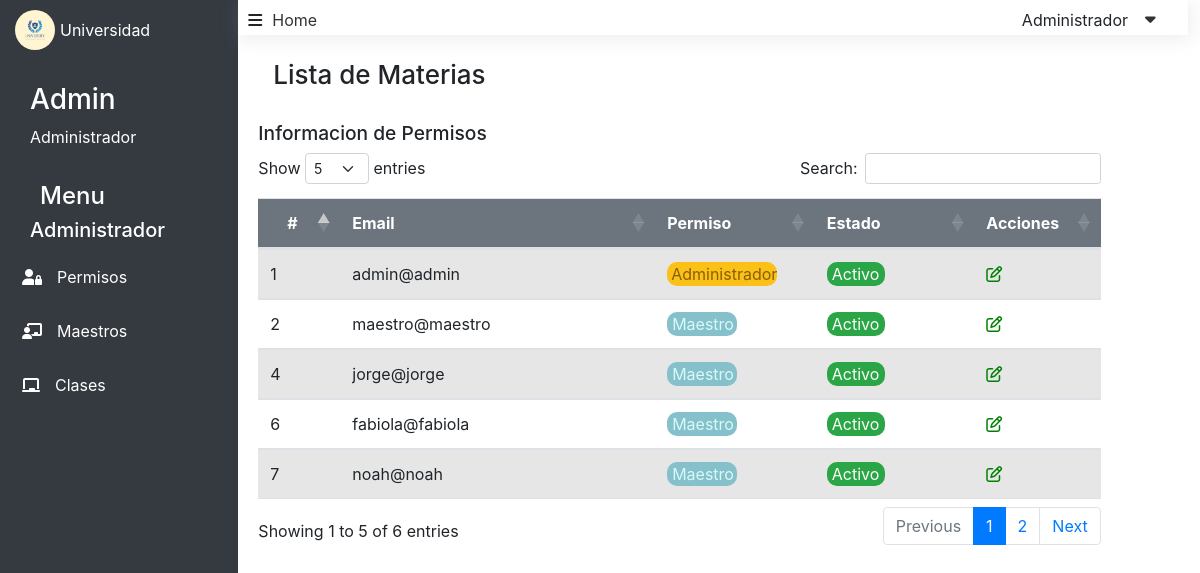
/index.php?controller=PermisosController&action=index (signed in), run on the app's committed database.
### tables this page shows
CREATE TABLE `usuarios` (
  `id` int(11) NOT NULL,
  `nombre` varchar(80) NOT NULL,
  `apellido` varchar(80) NOT NULL,
  `email` varchar(80) NOT NULL,
  `password` varchar(150) NOT NULL,
  `direccion` varchar(150) NOT NULL,
  `nacimiento` date NOT NULL,
  `rol_id` int(11) NOT NULL,
  `materia_id` int(11) DEFAULT NULL,
  `status` tinyint(4) NOT NULL DEFAULT 1
);

### Controllers/PermisosController.php (called while the page is built, shortened)
<?php
class PermisosController
{
    public function index()
    {
        $clientes = new Permisos;
        $data = $clientes->all();
        require_once $_SERVER['DOCUMENT_ROOT'] . '/Views/tablaPermisos.php';
    }
}

### Models/Database.php (called while the page is built, shortened)
<?php
class Database
{
    private $conn;
    public function __construct()
    {
        $this->hostname = HOST_NAME;
        $this->username = USER_NAME;
        $this->password = PASSWORD;
        $this->dbname = DB_NAME;
        $this->conn = new \PDO("mysql:host=$this->hostname;dbname=$this->dbname", $this->username, $this->password);
    }
    function getConn()
    {
        return $this->conn;
    }
}

### Models/Permisos.php (called while the page is built, shortened)
<?php
class Permisos
{
    private $conexion;
    public function __construct()
    {
        $database = new Database;
        $this->conexion = $database->getConn();
    }
    public function all()
    {
        $query = "SELECT * FROM `usuarios`";
        try {
            $stm = $this->conexion->prepare($query);
            $stm->execute();
            $rs = $stm->fetchAll(\PDO::FETCH_ASSOC);
            return $rs;
        } catch (\PDOException $e) {
            echo $e->getMessage();
        }
    }
}

### Views/tablaPermisos.php (the view, shortened to what this page needs)
<!DOCTYPE html>
<html lang="en">
<head>
    <link rel="stylesheet" href="https://cdn.jsdelivr.net/npm/bootstrap@5.2.2/dist/css/bootstrap.min.css">
    <link rel="stylesheet" href="https://cdn.datatables.net/1.12.1/css/dataTables.bootstrap5.min.css">
</head>
<body>
    <div class="container my-4">
        <div class="row">
            <div class="col-12">
                <h2 class="titulo">Lista de Materias</h2>
            </div>
        </div>
    </div>
    <div>
        <h2 class="subtitle">Informacion de Permisos</h2>
    </div>
    <div class="row">
        <div class="col-md-11">
            <table id="datatable_users" class="table table-striped">
                <thead class="bg-secondary text-white">
                    <tr>
                        <th class="text-center col-md-1">#</th>
                        <th class="col-md-4">Email</th>
                        <th class="col-md-2">Permiso</th>
                        <th class="col-md-2">Estado</th>
                        <th class="col-md-1">Acciones</th>
                    </tr>
                </thead>
                <tbody>
                    <?php foreach ($data as $usuario) : ?>
                        <tr>
                            <td><?= $usuario['id'] ?></td>
                            <td><?= $usuario['email'] ?></td>
                            <td><?php if (($usuario['rol_id'] == 1)) : ?>
                                    <div class="rolAdmin">
                                        <p>Administrador</p>
                                    </div>
                                <?php else : ?>
                                    <div class="rolMaestro">
                                        <p>Maestro</p>
                                    </div>
                                <?php endif ?>
                            </td>
                            <td><?php if (($usuario['status'] == 1)) : ?>
                                    <div class="activo">
                                        <p>Activo</p>
                                    </div>
                                <?php else : ?>
                                    <div class="inactivo">
                                        <p>Inactivo</p>
                                    </div>
                                <?php endif ?>
                            </td>
                            <td>
                                <link href="https://stackpath.bootstrapcdn.com/bootstrap/4.5.2/css/bootstrap.min.css" rel="stylesheet">
                                <a href="#" data-toggle="modal" data-target="#actualizarPermiso<?= $usuario['id'] ?>" class="fa-regular fa-pen-to-square" style="color: green;"></a>
                            </td>
                        </tr>
                    <?php endforeach; ?>
                </tbody>
            </table>
        </div>
    </div>
</body>
</html>

### Views/templates/header.php (shortened to what this page needs)
<?php
$user = '';
$titulo = '';
if ($userData['rol_id'] == 1) {
    $user = 'Administrador';
    $titulo = 'Admin';
} elseif ($userData['rol_id'] == 2) {
    $user = $userData['nombre'] . " " . $userData['apellido'];
    $titulo = 'Maestro';
}
?>
<!DOCTYPE html>
<html lang="en">
<head>
    <link rel="stylesheet" href="../../assets/styles/board.css">
</head>
<body>
    <div class="menu">
        <div class="dlogo">
            <img src="../assets/logo.jpg" class="logo" alt="">
            <p>Universidad</p>
        </div>
        <hr>
        <div class="role">
            <h3><?= $titulo ?></h3>
            <p><?= $user ?> </p>
        </div>
        <hr>
        <ul>
            <h4>Menu </h4>
            <h5 style="margin-left: 30px;"><?= $user ?></h5>
            <?php foreach ($menu as $key => $options) : ?>
                <li>
                    <i class="' . <?= $options['icon'] ?> . '"></i>
                    <a href="<?= $options['url'] ?>"><?= $key ?></a>
                </li>
            <?php endforeach; ?>
        </ul>
    </div>
    <section class="main">
        <nav>
            <div class="home">
                <i class="fa-solid fa-bars"></i>
                <a href="index.php?">Home</a>
            </div>
            <div class="rigth">
                <p><?= $user ?></p>
                <div class="dropdown">
                    <div class="contenidoDropDown">
                        <button class="dropbtn" onclick="toggleDropdown()"><i id="flecha" class="fa fa-caret-down"></i></button>
                    </div>
                </div>
            </div>
        </nav>

### index.php (shortened to what this page needs)
<?php
if (isset($_SESSION['userData'])) {
    $userData = $_SESSION['userData'];
    $maestro = ['Clases' => ['icon' => 'fas fa-graduation-cap', 'url' => 'index.php?controller=LoginMaestroController&action=index']];
    $admin = [
        'Permisos' => ['icon' => 'fas fa-user-lock', 'url' => 'index.php?controller=PermisosController&action=index'],
        'Maestros' => ['icon' => 'fas fa-chalkboard-user', 'url' => 'index.php?controller=MaestroController&action=index'],
        'Clases' => ['icon' => 'fas fa-chalkboard', 'url' => 'index.php?controller=MateriaController&action=index']
    ];
    if ($userData['rol_id'] === 1) {
        $menu = $admin;
    } else if ($userData['rol_id'] === 2) {
        $menu = $maestro;
    }
} else {
    echo 'error en datos de credenciales';
    header('location: ./Views/login.php');
}
require_once  $_SERVER['DOCUMENT_ROOT'] . '/Views/templates/header.php';
if (isset($_GET['action']) && isset($_GET['controller'])) {
    $controller = new $_GET['controller'];
    $controller->{$_GET['action']}();
} else {
    require_once './Views/dashboard.php';
}
require_once  $_SERVER['DOCUMENT_ROOT'] . '/Views/templates/footer.php';

### Views/templates/footer.php (shortened to what this page needs)
</body>
</html>

### assets/styles/board.css (style rules this page uses)
body { margin: 0; font-family: Arial, sans-serif; display: flex; background-color: #F5F6FA; }
.dlogo { display: flex; align-items: center; padding-left: 15px; padding-top: 10px; gap: 5px; }
hr { border: none; border-top: 1px solid grey; }
.logo { width: 40px; height: 40px; border-radius: 50%; }
.role { padding-left: 30px; }
.dlogo > p { margin-bottom: 0; }
.menu { background-color: #353A41; color: #fff; width: 300px; height: 100vh; box-shadow: 0px 0px 30px; }
ul>h4 { padding-left: 40px; }
.menu ul { list-style: none; padding: 0; display: flex; flex-direction: column; }
.menu li { padding: 10px 22px; display: flex; align-items: center; }
.menu a { color: #fff; text-decoration: none; display: block; padding: 5px 15px; }
section { width: 100%; padding: 0 20px; }
section nav { display: flex; justify-content: space-between; padding-top: 5px; margin-left: -20px; justify-self: auto; width: 103%; height: 35px; box-shadow: rgba(149, 157, 165, 0.2) 1px 2px 20px 1px; background-color: white; }
.home { display: flex; flex-direction: row; align-items: center; margin-left: 10px; gap: 10px; }
.home > a { text-decoration: none; color: #333333; }
.titulo { font-size: 26px; }
.container { display: flex; flex-direction: column; margin: 20px; }
.dropdown { float: left; overflow: hidden; }
.dropdown .dropbtn { font-size: 17px; border: none; outline: none; color: #333333; padding: 10px 12px; background-color: inherit; font-family: inherit; margin-right: 20px; }
.rigth { display: flex; flex-direction: row; align-items: center; gap: 5px; }
.rigth > p { margin: 0; }

### Views/tablaPermisos.php (style rules this page uses)
.subtitle { font-size: 1.2rem; }
.table { width: 90%; margin: 20px auto; padding: 0; }
body { background-color: #F5F6FA; }
.rolAdmin { display: flex; background-color: #FCC118; color: #866001; width: 110px; height: 24px; padding-left: 4px; border-radius: 10px; }
.rolMaestro { display: flex; background-color: #86C0CB; color: #D6FAFB; width: 70px; height: 24px; padding-left: 5px; border-radius: 10px; }
.activo { display: flex; background-color: #2BA647; color: #fafffa; width: 58px; height: 24px; padding-left: 5px; border-radius: 10px; }
.dropdown { float: left; overflow: hidden; }
.dropdown .dropbtn { font-size: 17px; border: none; outline: none; color: #333333; padding: 10px 12px; background-color: inherit; font-family: inherit; margin-right: 20px; }

### data on the page
usuarios: id "1", email "admin@admin", shows "Administrador", status "Activo"
usuarios: id "2", email "maestro@maestro", shows "Maestro", status "Activo"
usuarios: id "4", email "jorge@jorge", shows "Maestro", status "Activo"
usuarios: id "6", email "fabiola@fabiola", shows "Maestro", status "Activo"
usuarios: id "7", email "noah@noah", shows "Maestro", status "Activo"

### other printed values
$titulo "Admin"
$user "Administrador"
$key "Permisos"
$key "Maestros"
$key "Clases"
